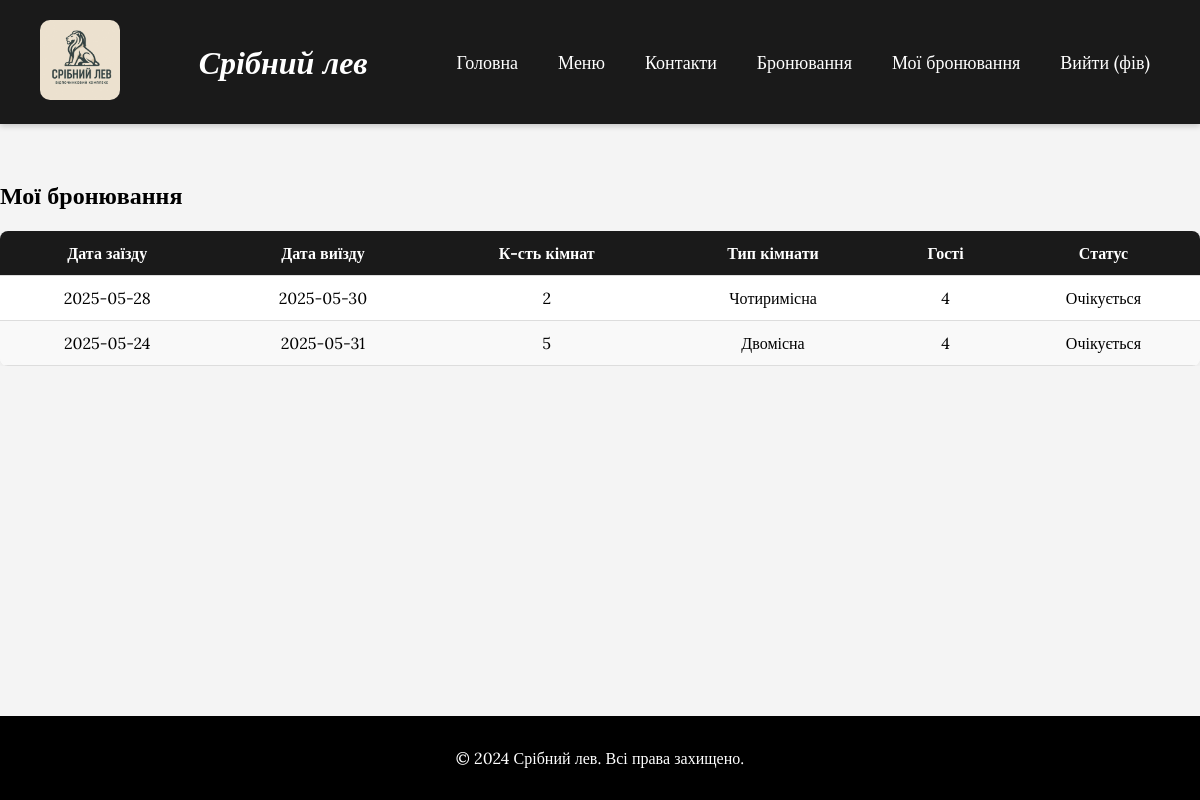
Screenshot of /my_bookings (signed in) with the database file from the repository.
### tables this page shows
CREATE TABLE users (
                id INTEGER PRIMARY KEY AUTOINCREMENT,
                username TEXT UNIQUE NOT NULL,
                password TEXT NOT NULL,
                is_admin INTEGER NOT NULL DEFAULT 0
            );

CREATE TABLE reservations (
                id INTEGER PRIMARY KEY AUTOINCREMENT,
                date_from TEXT NOT NULL,
                date_to TEXT NOT NULL,
                rooms INTEGER NOT NULL,
                room_type TEXT NOT NULL,
                guests INTEGER NOT NULL,
                user_id INTEGER,
                FOREIGN KEY (user_id) REFERENCES users(id)
            );

### app.py (the view)
@app.route('/my_bookings')
@login_required
def my_bookings():
    conn = sqlite3.connect(DB)
    c = conn.cursor()
    c.execute('SELECT id, date_from, date_to, rooms, room_type, guests FROM reservations WHERE user_id = ? ORDER BY id DESC', (current_user.id,))
    reservations = c.fetchall()
    conn.close()
    return render_template('my_bookings.html', reservations=reservations)

### app.py (called while the page is built)
def get_user_by_id(user_id):
    conn = sqlite3.connect(DB)
    c = conn.cursor()
    c.execute("SELECT id, username, is_admin FROM users WHERE id = ?", (user_id,))
    row = c.fetchone()
    conn.close()
    if row:
        return User(row[0], row[1], bool(row[2]))
    return None

@login_manager.user_loader
def load_user(user_id):
    return get_user_by_id(user_id)

### templates/my_bookings.html (shortened to what this page needs)
{% extends "base.html" %}
{% block content %}
<h2>Мої бронювання</h2>
{% if reservations %}
<div class="table-container">
    <table class="booking-table">
        <thead>
            <tr>
                <th>Дата заїзду</th>
                <th>Дата виїзду</th>
                <th>К-сть кімнат</th>
                <th>Тип кімнати</th>
                <th>Гості</th>
                <th>Статус</th>
            </tr>
        </thead>
        <tbody>
        {% for r in reservations %}
            <tr>
                <td>{{ r[1] }}</td>
                <td>{{ r[2] }}</td>
                <td>{{ r[3] }}</td>
                <td>{{ r[4] }}</td>
                <td>{{ r[5] }}</td>
                <td>Очікується</td>
            </tr>
        {% endfor %}
        </tbody>
    </table>
</div>
{% else %}
<p>У вас поки немає бронювань.</p>
{% endif %}
{% endblock %}

### templates/base.html (shortened to what this page needs)
<!DOCTYPE html>
<html lang="uk">
<head>
    <link rel="stylesheet" href="{{ url_for('static', filename='style.css') }}" />
    <link rel="stylesheet" href="https://cdnjs.cloudflare.com/ajax/libs/font-awesome/6.0.0-beta3/css/all.min.css">
<main>
</head>
<body>
    <header>
        <div class="logo-title">
            <img src="{{ url_for('static', filename='images/3ofLMZz.jpg') }}" alt="Логотип" class="logo" />
        </div>
        <div class="header-center">
            <h1 class="site-title">Срібний лев</h1>
        </div>
        <nav>
            <a href="{{ url_for('index') }}">Головна</a>
            <a href="{{ url_for('menu') }}">Меню</a>
            <a href="{{ url_for('contacts') }}">Контакти</a>
            <a href="{{ url_for('reservation') }}">Бронювання</a>
            {% if current_user.is_authenticated %}
                {% if current_user.is_admin %}
                    <a href="{{ url_for('bookings') }}">Список бронювань</a>
                {% else %}
                    <a href="{{ url_for('my_bookings') }}">Мої бронювання</a>
                {% endif %}
                <a href="{{ url_for('logout') }}">Вийти ({{ current_user.username }})</a>
            {% else %}
                <a href="{{ url_for('login') }}">Увійти</a>
            {% endif %}
        </nav>
    </header>
    <main>
        {% block content %}{% endblock %}
    </main>
    <footer>
        <p>&copy; 2024 Срібний лев. Всі права захищено.</p>
    </footer>
</body>
</html>

### static/style.css (style rules this page uses)
body { font-family: Arial, sans-serif; margin: 0; padding: 0; background-color: #f4f4f4; }
header { position: fixed; top: 0; left: 0; width: 100%; z-index: 1000; display: flex; align-items: center; justify-content: space-between; padding: 20px 40px; background-color: #1a1a1a; color: white; box-shadow: 0 2px 6px rgba(0, 0, 0, 0.2); box-sizing: border-box; overflow-x: hidden; }
.logo-title { position: static; }
.logo { width: 80px; height: auto; border-radius: 10px; }
.header-center { flex-grow: 1; text-align: center; }
.site-title { margin: 0; font-size: 2rem; }
nav { display: flex; justify-content: center; gap: 20px; flex-wrap: wrap; }
nav a { color: white; text-decoration: none; font-size: 18px; padding: 6px 10px; border-radius: 4px; transition: background-color 0.3s, color 0.3s; }
footer { background-color: #1a1a1a; color: white; text-align: center; padding: 10px; margin-top: 20px; }
main { padding-top: 80px; }
html, body { margin: 0; padding: 0; min-height: 100vh; display: flex; flex-direction: column; }
footer { background-color: #000; color: white; text-align: center; padding: 10px 0; width: 100%; }
.table-container { overflow-x: auto; margin-top: 20px; }
.booking-table { width: 100%; border-collapse: collapse; font-size: 1rem; background-color: #fff; border-radius: 8px; overflow: hidden; box-shadow: 0 2px 10px rgba(0,0,0,0.05); }
.booking-table thead { background-color: #1a1a1a; color: #fff; }
.booking-table th, .booking-table td { padding: 12px 16px; text-align: center; border-bottom: 1px solid #ddd; }
.booking-table tbody tr:nth-child(even) { background-color: #f9f9f9; }
html, body { margin: 0; padding: 0; height: 100%; overflow-x: hidden; }

### templates/base.html (style rules this page uses)
html, body { height: 100%; margin: 0; }
body { display: flex; flex-direction: column; font-family: 'Lora', serif; }
main { flex: 1; padding-top: 80px; box-sizing: border-box; }
footer { background-color: black; color: white; text-align: center; padding: 1em 0; width: 100%; }
.site-title { font-family: 'Lora', serif; font-weight: 600; font-style: italic; }

### rows the page displays
users: username "фів"
reservations: date_from "2025-05-28", date_to "2025-05-30", rooms "2", room_type "Чотиримісна", guests "4"
reservations: date_from "2025-05-24", date_to "2025-05-31", rooms "5", room_type "Двомісна", guests "4"
